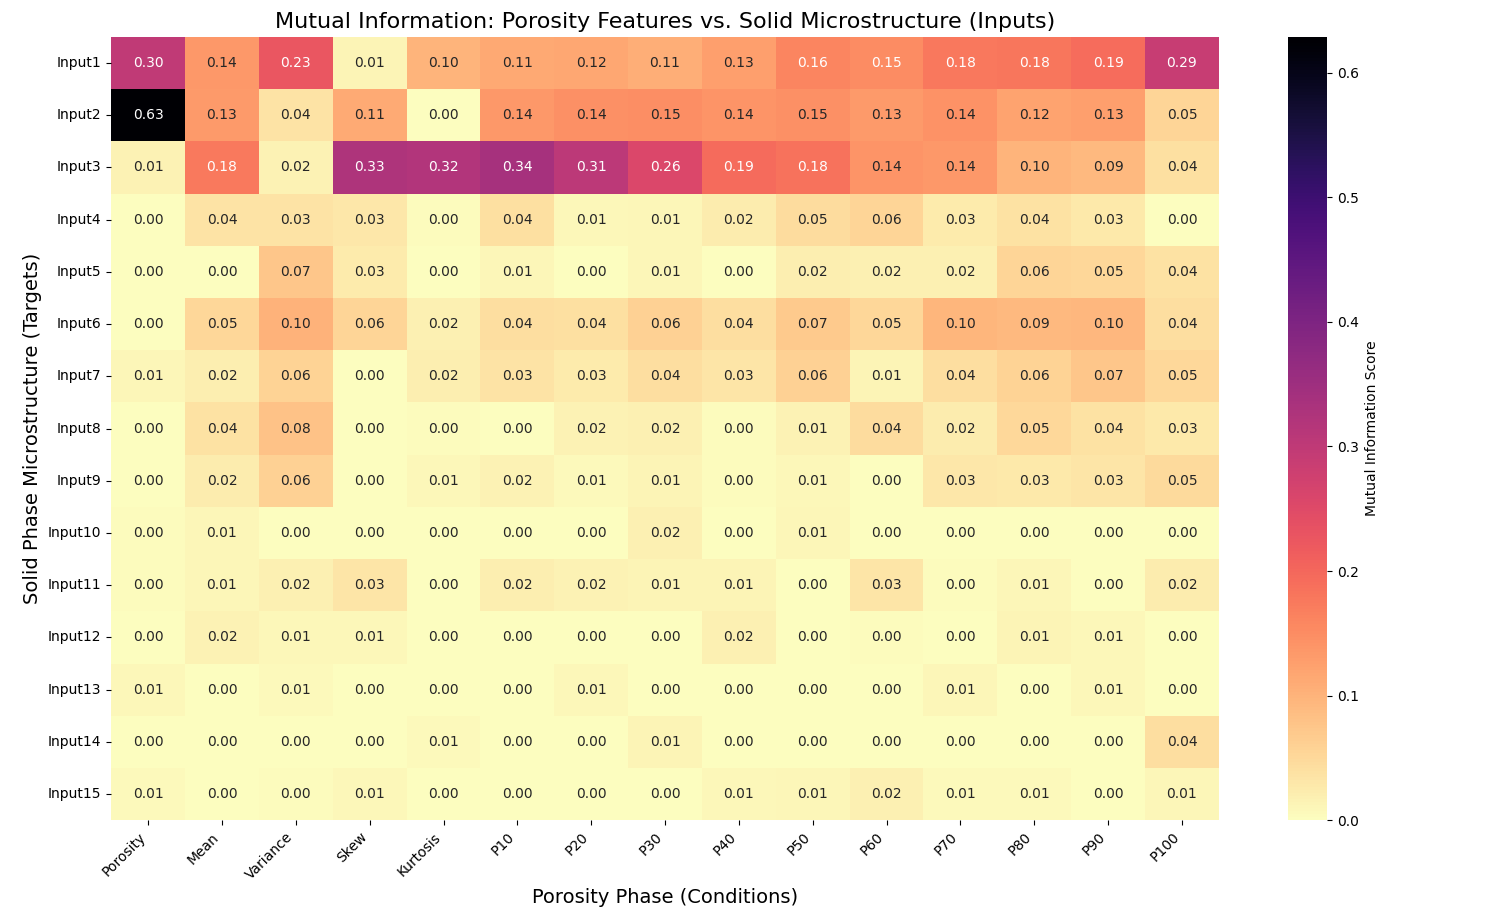

Generate this figure with Python:
import pandas as pd
import numpy as np
import seaborn as sns
import matplotlib.pyplot as plt
from sklearn.feature_selection import mutual_info_regression

# 1. Load the dataset
train_path = "/Users/harsha/Desktop/PhD_project/Updated_Model/Trainingdata.csv"
df = pd.read_csv(train_path, header=0)

# --- THE FIX: REMOVE THE BLANK SPACER COLUMN ---
# This line drops any column in the dataset that is entirely empty (NaN).
# It will safely delete the blank column between P100 and Input1.
df = df.dropna(axis=1, how='all')

# Just in case there are any actual missing cells in your data rows, drop those too.
original_row_count = len(df)
df = df.dropna()
if original_row_count - len(df) > 0:
    print(f"⚠️ Dropped {original_row_count - len(df)} incomplete rows.")
# -----------------------------------------------

# 2. Split the data based on your layout
# Now that the blank column is gone, Porosity is exactly 0-14, and Inputs are exactly 15-29.
porosity_df = df.iloc[:, 0:15]
solid_df = df.iloc[:, 15:30]

# Dynamically grab the exact labels from the dataframe to label the plot
porosity_labels = porosity_df.columns.tolist()
solid_labels = solid_df.columns.tolist()

# 3. Initialize an empty dataframe to hold the 15x15 MI scores
mi_matrix = pd.DataFrame(index=solid_labels, columns=porosity_labels, dtype=float)

print("Calculating Mutual Information scores... (This may take a moment)")

# 4. Loop through each solid parameter (Input1...Input15)
for i, solid_col_name in enumerate(solid_labels):
    # Extract the single solid column as the target (y)
    y = solid_df.iloc[:, i]
    
    # Calculate MI scores between all porosity features (X) and this specific solid target (y)
    mi_scores = mutual_info_regression(porosity_df, y, random_state=42)
    
    # Store the results in the matrix
    mi_matrix.loc[solid_col_name] = mi_scores

# 5. Display the numerical matrix in the console
print("\n--- Mutual Information Scores Matrix ---")
print(mi_matrix.round(3))

# 6. Visualize the matrix using a seaborn heatmap
plt.figure(figsize=(14, 10))
sns.heatmap(
    mi_matrix, 
    annot=True,        # Show the numbers inside the squares
    fmt=".2f",         # Format to 2 decimal places
    cmap="magma_r",    # Colormap emphasizing high values
    cbar_kws={'label': 'Mutual Information Score'}
)

plt.title("Mutual Information: Porosity Features vs. Solid Microstructure (Inputs)", fontsize=16)
plt.xlabel("Porosity Phase (Conditions)", fontsize=14)
plt.ylabel("Solid Phase Microstructure (Targets)", fontsize=14)
plt.xticks(rotation=45, ha='right')
plt.yticks(rotation=0)
plt.tight_layout()
plt.show()
